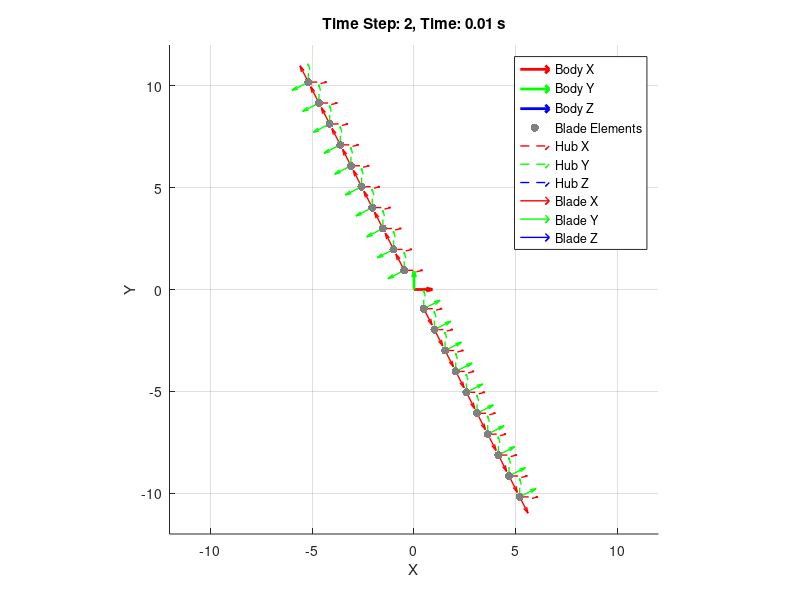

Source code (MATLAB):
clc;
clear;
close all;

% Load the data from deneme.m
rhoAir = 0.0023769;
rpm = 450;
omega = 450 * 2 * pi / 60;
tipR = 12;
rootR = 0.48;
numElem = 10;
dr = (tipR - rootR) / numElem;
discA = pi * tipR^2;
vi = sqrt(1390 / (2 * rhoAir * discA));
numBlade = 2;
theta = deg2rad(0);
beta = deg2rad(0);

% Calculate element positions
elemR = zeros(numElem,1);
for k = 1:numElem
    elemR(k) = rootR + (k-1) * dr + dr/2;
end

% Create body frame
xbody = zeros(numElem, 3);
ybody = zeros(numElem, 3);
zbody = zeros(numElem, 3);

for k = 1:numElem
    xbody(k,1) = 1;
    ybody(k,2) = 1;
    zbody(k,3) = 1;
end

% Initialize velocity components
Ubody = [0; 0; 0];  % Zero for hover condition

% Initialize matrix for storing local velocity components
% Dimensions: [numElem, numBlade, 3] where 3 represents [UR, UT, UP]
localVelocities = zeros(numElem, numBlade, 3);

% Time parameters
dt = 0.01;
azimuthInitial = zeros(1, numBlade);
angleAzimuth = 360/numBlade;
angle = 90;

for k = 1:numBlade
    azimuthInitial(1,k) = mod(deg2rad(angle + (k-1) * angleAzimuth), 2*pi);
end

% Plot setup
figure('Position', [100, 100, 1200, 800]);
hold on;
grid on;
axis equal;
xlabel('X');
ylabel('Y');
zlabel('Z');

% Set axis limits
xlim([-12 12]);
ylim([-12 12]);
zlim([-12 12]);

% Enable zoom and rotate
zoom on;
rotate3d on;

% Plot body frame
quiver3(0,0,0,1,0,0,'r','LineWidth',2); % X-axis
quiver3(0,0,0,0,1,0,'g','LineWidth',2); % Y-axis
quiver3(0,0,0,0,0,1,'b','LineWidth',2); % Z-axis

% Number of time steps to show
numTimeSteps = 2;

% Plot blade elements for each time step
for i = 1:numTimeSteps
    time = dt * (i-1);
    
    % Clear previous plot except body frame
    cla;
    quiver3(0,0,0,1,0,0,'r','LineWidth',2);
    quiver3(0,0,0,0,1,0,'g','LineWidth',2);
    quiver3(0,0,0,0,0,1,'b','LineWidth',2);
    
    title(sprintf('Time Step: %d, Time: %.2f s', i, time));
    
    for j = 1:numBlade
        azimuth(j) = mod(azimuthInitial(j) + omega * time, 2*pi);
        % psi(j) = -((azimuthInitial(j) + omega * time) - deg2rad(angle));
        psi (j) = -azimuth(j);

        % Transformation matrices
        % z-axis (rotation of the blades around the hub)
        T1 = [cos(psi(j)),   sin(psi(j)),   0
              -sin(psi(j)),  cos(psi(j)),   0
              0,            0,              1];
        
        % y-axis (blade twist and pitch)
        T2 = [cos(theta),   0,  -sin(theta)
              0,            1,  0
              sin(theta),   0,   cos(theta)];

        % x-axis
        T3 = [1,    0,             0
              0,    cos(beta),     sin(beta)
              0,    -sin(beta),    cos(beta)];

        % Calculate hub frame (T2*T3 applied to body frame)
        xhub = zeros(numElem, 3);
        yhub = zeros(numElem, 3);
        zhub = zeros(numElem, 3);
        
        for k = 1:numElem
            xhub(k,:) = (T2 * T3) * xbody(k,:)';
            yhub(k,:) = (T2 * T3) * ybody(k,:)';
            zhub(k,:) = (T2 * T3) * -zbody(k,:)';
        end

        % Calculate blade frame (T1 applied to hub frame)
        xblade = zeros(numElem, 3);
        yblade = zeros(numElem, 3);
        zblade = zeros(numElem, 3);

        % Transform coordinates and calculate velocities
        for k = 1:numElem
            % Transform coordinates
            xblade(k,:) = T1 * xhub(k,:)';
            yblade(k,:) = T1 * yhub(k,:)';
            zblade(k,:) = T1 * zhub(k,:)';
            
            % Calculate position of each element
            pos = elemR(k) * [cos(azimuth(j)), sin(azimuth(j)), 0];
            
            % Calculate velocities
            Uhub = (T2 * T3) * Ubody;
            Ublade = T1 * Uhub;
            
            % Calculate local velocity components [UR UT UP]
            UR = Ublade(1);
            UT = -Ublade(2) + omega * elemR(k);
            UP = -Ublade(3) + vi;
            
            % Store local velocity components in the matrix
            localVelocities(k, j, 1) = UR;  % UR
            localVelocities(k, j, 2) = UT;  % UT
            localVelocities(k, j, 3) = UP;  % UP
            
            % Plot element position
            scatter3(pos(1), pos(2), pos(3), 'filled', 'MarkerFaceColor', [0.5 0.5 0.5]);
            
            % Plot hub frame at each element
            quiver3(pos(1), pos(2), pos(3), xhub(k,1), xhub(k,2), xhub(k,3), 'r--', 'LineWidth', 1);
            quiver3(pos(1), pos(2), pos(3), yhub(k,1), yhub(k,2), yhub(k,3), 'g--', 'LineWidth', 1);
            quiver3(pos(1), pos(2), pos(3), zhub(k,1), zhub(k,2), zhub(k,3), 'b--', 'LineWidth', 1);
            
            % Plot blade frame at each element
            quiver3(pos(1), pos(2), pos(3), xblade(k,1), xblade(k,2), xblade(k,3), 'r', 'LineWidth', 1);
            quiver3(pos(1), pos(2), pos(3), yblade(k,1), yblade(k,2), yblade(k,3), 'g', 'LineWidth', 1);
            quiver3(pos(1), pos(2), pos(3), zblade(k,1), zblade(k,2), zblade(k,3), 'b', 'LineWidth', 1);
        end
    end
    
    % Add legend
    legend('Body X', 'Body Y', 'Body Z', 'Blade Elements', 'Hub X', 'Hub Y', 'Hub Z', ...
        'Blade X', 'Blade Y', 'Blade Z');
    
    % Set view
    view(2);
    
    % Pause to see the animation
    pause(0.02);
end 

% Display the stored velocity components
disp('Local velocity components matrix:');
disp('Dimensions: [numElem, numBlade, 3] where 3 represents [UR, UT, UP]');
disp('First slice (UR components):');
disp(localVelocities(:,:,1));
disp('Second slice (UT components):');
disp(localVelocities(:,:,2));
disp('Third slice (UP components):');
disp(localVelocities(:,:,3));

rad2deg(azimuthInitial)
rad2deg(azimuth)
rad2deg(psi)